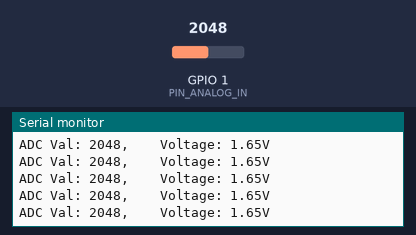
Bench run of a sketch on a simulated ESP32-S3. Parts: the last lines printed to the serial monitor. The inputs (shaded band) are chosen by the test bench; at power-on: GPIO 1 (PIN_ANALOG_IN) = 2048.

Above: at 1.2 s.
1.3 s: GPIO 1 (PIN_ANALOG_IN) set to 2866
At 1.56 s:
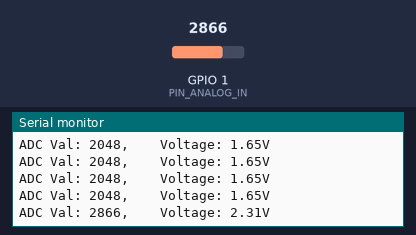
2.8 s: GPIO 1 (PIN_ANALOG_IN) set to 3603
At 2.96 s:
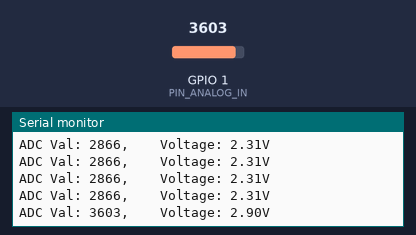
Timing chart, 0 to 5.8 s (numbered marks = the images above; inputs shaded):
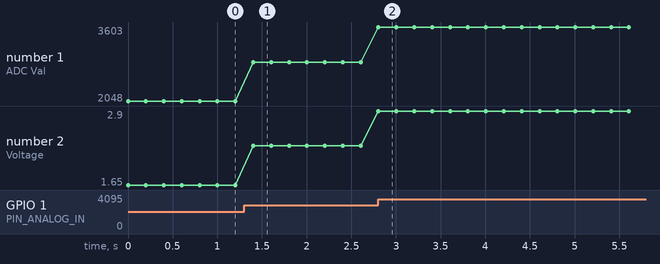

The sketch:

Sketch_08.1_ADC.ino
```cpp
/**********************************************************************
  Filename    : ADC_DAC
  Description : Basic usage of ADC and DAC for esp32.
  Auther      : www.freenove.com
  Modification: 2022/10/20
**********************************************************************/
#define PIN_ANALOG_IN  1
void setup() {
  Serial.begin(115200);
}

void loop() {
  int adcVal = analogRead(PIN_ANALOG_IN);
  double voltage = adcVal / 4095.0 * 3.3;
  Serial.printf("ADC Val: %d, \t Voltage: %.2fV\r\n", adcVal, voltage);
  delay(200);
}
```

Measured:
- after the input at 1.3 s, the serial monitor: prints a new line after 0.10 s (image 1)
- after the input at 2.8 s, the serial monitor: prints a new line at once (image 2)
- plotted number 1: 2048 → 2866 after the input at 1.3 s, 2866 → 3603 after the input at 2.8 s
- plotted number 2: 1.65 → 2.31 after the input at 1.3 s, 2.31 → 2.9 after the input at 2.8 s
